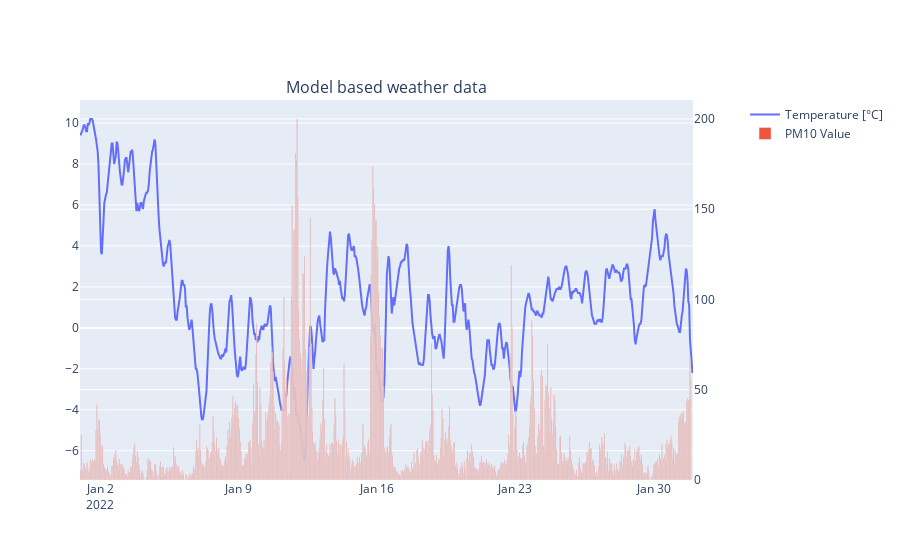

Source (notebook cell):
### Code cell
fig_model = make_subplots(specs=[[{"secondary_y": True}]], column_titles=["Model based weather data"])

fig_model.add_trace(go.Scatter(x=hourly_model.index, y=hourly_model["temperature_2m"], name="Temperature [°C]"))
fig_model.add_trace(go.Bar(x=hourly_model.index, y=januar['value'], name="PM10 Value"),secondary_y=True)

### Figure 1 — Plotly figure (JSON) as saved in the notebook; plotly's stock layout.template omitted (floating-point values rounded to 4 significant figures; data arrays with more than 128 entries replaced by an {"elided": "..."} marker saying what was removed)
{"data": [{"name": "Temperature [°C]", "type": "scatter", "x": {"elided": "744 str values"}, "y": {"elided": "744 float values"}}, {"name": "PM10 Value", "type": "bar", "x": {"elided": "744 str values"}, "xaxis": "x", "y": {"elided": "744 float values"}, "yaxis": "y2"}], "layout": {"annotations": [{"font": {"size": 16}, "showarrow": false, "text": "Model based weather data", "x": 0.47, "xanchor": "center", "xref": "paper", "y": 1, "yanchor": "bottom", "yref": "paper"}], "xaxis": {"anchor": "y", "domain": [0, 0.94]}, "yaxis": {"anchor": "x", "domain": [0, 1]}, "yaxis2": {"anchor": "x", "overlaying": "y", "side": "right"}}}
